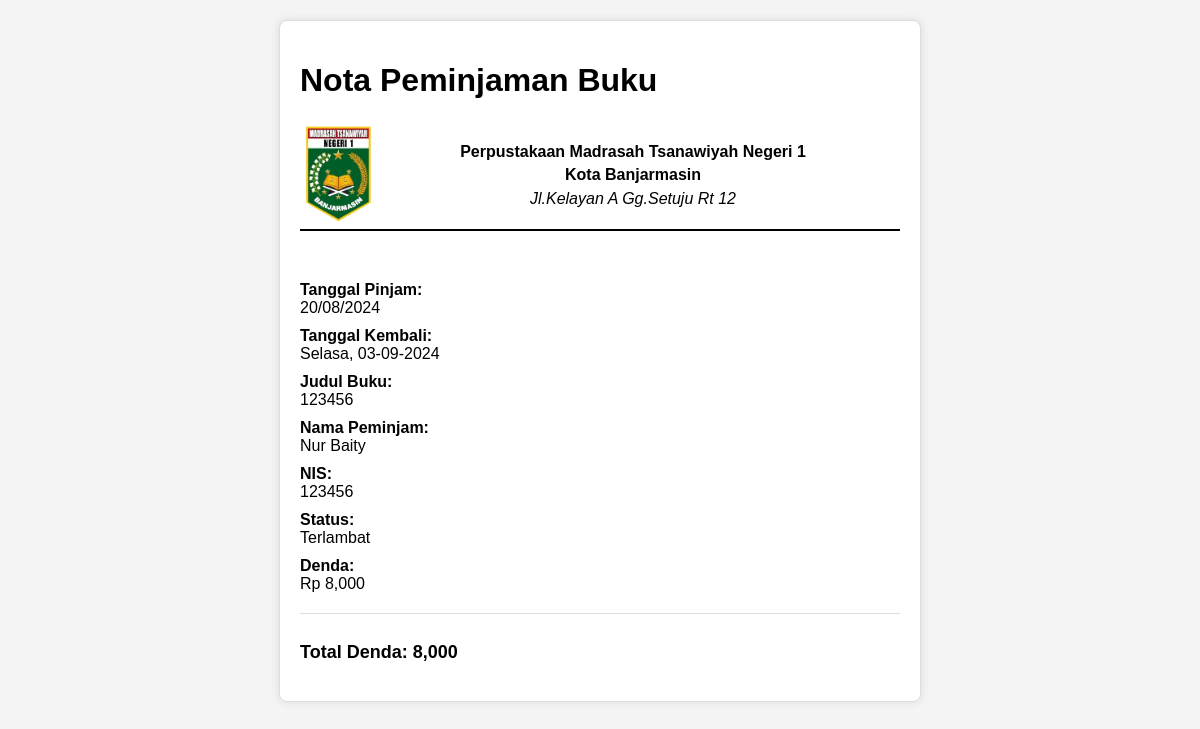
Page /admin/pengembalian/nota.php?id=22 (signed in) on the earlier database version.
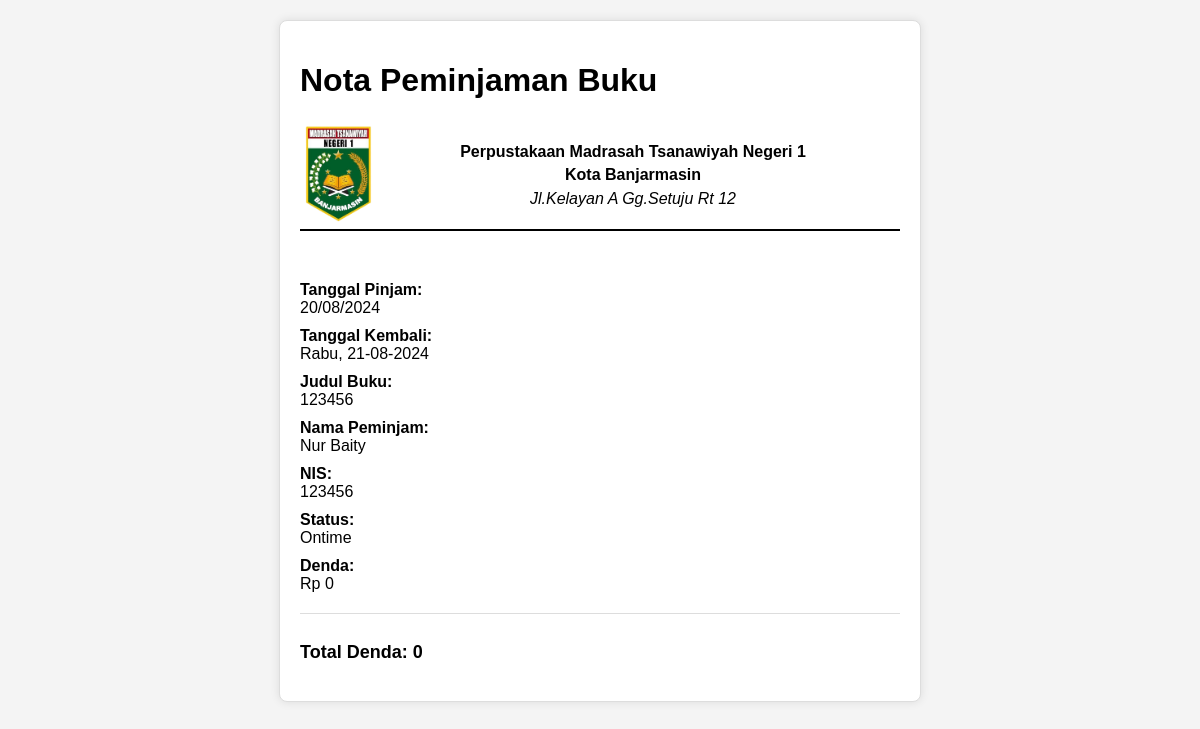
Same page on the later database version.
### tables this page shows
CREATE TABLE `pengembalian` (
  `id` int(11) NOT NULL,
  `id_peminjaman` int(11) NOT NULL,
  `tanggal` varchar(100) NOT NULL,
  `status` varchar(50) NOT NULL,
  `denda` int(11) NOT NULL
);

CREATE TABLE `peminjaman` (
  `id` int(50) NOT NULL,
  `id_anggota` int(50) NOT NULL,
  `id_buku` int(50) NOT NULL,
  `tanggal` varchar(100) NOT NULL,
  `tanggal_kembali` varchar(100) NOT NULL,
  `status` varchar(100) NOT NULL
);

CREATE TABLE `anggota` (
  `id` int(11) NOT NULL,
  `user_id` int(11) DEFAULT NULL,
  `nis` varchar(20) NOT NULL,
  `nama` varchar(100) NOT NULL,
  `email` varchar(100) NOT NULL DEFAULT 'm.nawir177@gmail.com',
  `telpon` varchar(15) NOT NULL DEFAULT '082255445566',
  `tempat_lahir` varchar(100) NOT NULL,
  `tanggal_lahir` varchar(100) NOT NULL,
  `kelamin` varchar(100) NOT NULL,
  `TA` varchar(100) NOT NULL,
  `alamat` text NOT NULL,
  `foto` varchar(100) NOT NULL,
  `verifikasi` tinyint(1) NOT NULL DEFAULT 0
);

### admin/controller.php (called while the page is built, shortened)
<?php
$conn = mysqli_connect('localhost', 'root', '', 'perpustakaan');
function dateFormat($tanggal)
{
   $namaHari = array('Minggu', 'Senin', 'Selasa', 'Rabu', 'Kamis', 'Jumat', 'Sabtu');
   if (strpos($tanggal, '-') !== false) {
      $timestamp = strtotime($tanggal);
   } else {
      $timestamp = strtotime(str_replace('/', '-', $tanggal));
   }
   $hari = date('w', $timestamp);
   $namaHari = $namaHari[$hari];
   $formatTanggal = date('d-m-Y', $timestamp);
   $hasil = $namaHari . ', ' . $formatTanggal;
   return $hasil;
}
function show($table, $id)
{
   $query = "SELECT * FROM $table WHERE id='$id'";
   global $conn;
   $rows = [];
   $result = mysqli_query($conn, $query);
   while ($row = mysqli_fetch_assoc($result)) {
      $rows[] = $row;
   }
   return $rows[0];
}
function hasOne($id_relation, $table_relation, $field)
{
   $conn = mysqli_connect('localhost', 'root', '', 'perpustakaan');
   $query = "SELECT $field FROM $table_relation WHERE id = $id_relation";
   $result = mysqli_query($conn, $query);
   $row = mysqli_fetch_array($result, MYSQLI_ASSOC);
   if ($row) {
      return $row[$field];
   } else {
      return null;
   }
}

### admin/pengembalian/nota.php (the view, shortened to what this page needs)
<?php
include '../controller.php';
$id = $_GET['id'];
$value = show("pengembalian", $id);
?>
<!DOCTYPE html>
<html lang="en">
<head>
</head>
<body>
  <div class="nota-container">
    <div class="nota-headr">
      <h1>Nota Peminjaman Buku</h1>
      <table style="margin-bottom: 50px; border-bottom: solid 2px black; width: 100%;">
        <tr>
          <td style="width: 150px;">
            <img src="../assets/image/logo.png" alt="" style="width: 70px;">
          </td>
          <td>
            <div style="text-align: center; width: 80%; line-height: 2px; margin-bottom:20px;">
              <h4>Perpustakaan Madrasah Tsanawiyah Negeri 1 </h4>
              <h4>Kota Banjarmasin</h4>
              <i>Jl.Kelayan A Gg.Setuju Rt 12</i>
            </div>
          </td>
        </tr>
      </table>
    </div>
    <div class="nota-body">
      <div class="info">
        <label for="tanggalPinjam">Tanggal Pinjam:</label>
        <p id="tanggalPinjam"><?= hasOne($value['id_peminjaman'], "peminjaman", "tanggal"); ?></p>
      </div>
      <div class="info">
        <label for="tanggalKembali">Tanggal Kembali:</label>
        <p id="tanggalKembali"><?= dateFormat($value['tanggal']); ?></p>
      </div>
      <div class="info">
        <label for="judulBuku">Judul Buku:</label>
        <p id="judulBuku"><?= hasOne(hasOne($value['id_peminjaman'], "peminjaman", "id_anggota"), 'anggota', 'nis'); ?></p>
      </div>
      <div class="info">
        <label for="namaPeminjam">Nama Peminjam:</label>
        <p id="namaPeminjam"><?= hasOne(hasOne($value['id_peminjaman'], "peminjaman", "id_anggota"), 'anggota', 'nama'); ?></p>
      </div>
      <div class="info">
        <label for="nis">NIS:</label>
        <p id="nis"><?= hasOne(hasOne($value['id_peminjaman'], "peminjaman", "id_anggota"), 'anggota', 'nis'); ?></p>
      </div>
      <div class="info">
        <label for="status">Status:</label>
        <p id="status"><?= $value['status'] ?></p>
      </div>
      <div class="info">
        <label for="denda">Denda:</label>
        <p id="denda" class="denda">Rp <?= number_format($value['denda'], 0, 00) ?></p>
      </div>
    </div>
    <div class="nota-footer">
      <p class="total">Total Denda: <?= number_format($value['denda'], 0, 00) ?></p>
    </div>
  </div>
</body>
</html>

Differences in the rows shown:
changed pengembalian "Nur Baity": tanggal "Selasa, 03-09-2024" → "Rabu, 21-08-2024"; status "Terlambat" → "Ontime"; denda "8,000" → "0"
